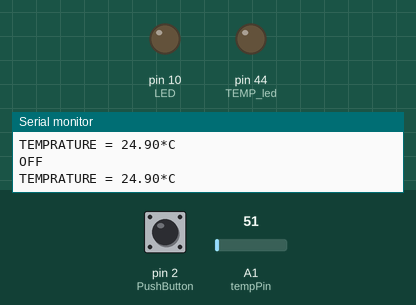
Simulated run of this sketch. Board: Arduino Mega 2560, built with avr-gcc and run on an emulated ATmega2560. Shown: output pins drawn as LEDs (lit = HIGH), the last lines printed to the serial monitor. The inputs (shaded band) are chosen by the test bench; at power-on: pin 2 (PushButton) HIGH, A1 (tempPin) = 51.

Above: at 1.8 s.
1.9 s: pin 2 (PushButton) pulled LOW for 1.2 s
At 2.5 s:
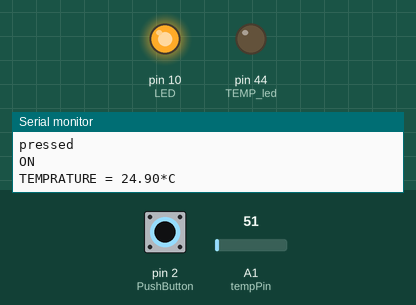
5.5 s: A1 (tempPin) set to 75
8.2 s: A1 (tempPin) set to 91
At 11.2 s:
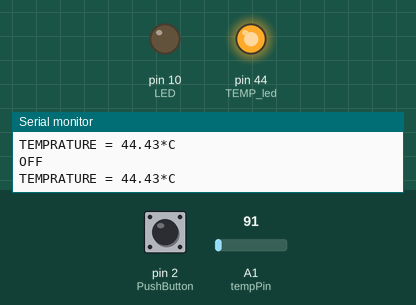
11.5 s: pin 2 (PushButton) pulled LOW for 1.2 s
At 12.8 s:
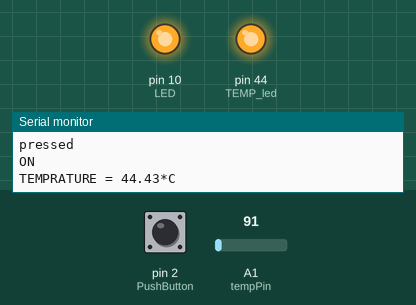
14.5 s: pin 2 (PushButton) pulled LOW for 3.2 s
At 18.8 s:
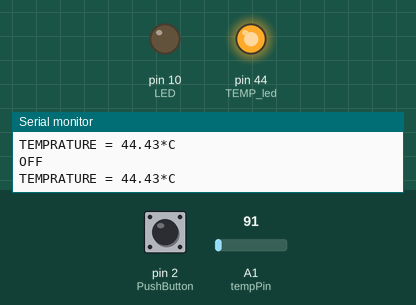
19.5 s: A1 (tempPin) set to 71
At 22.3 s:
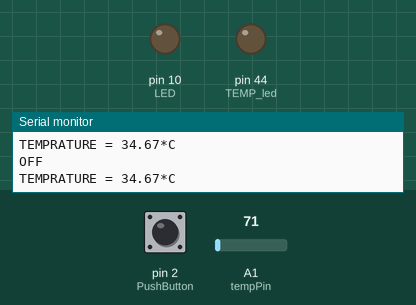
Timing chart, 0 to 23.5 s (numbered marks = the images above; inputs shaded):
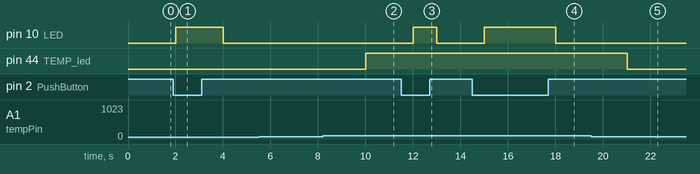

Measured:
- the behaviour switches between 81 and 82 on A1 (tempPin) (found by bisection; images 1 and 2)
- after the input at 1.9 s, pin 10 (LED): LOW → HIGH after 0.10 s, → LOW 2.0 s later
- after the input at 8.2 s, pin 44 (TEMP_led): LOW → HIGH after 1.8 s
- after the input at 11.5 s, pin 10 (LED): LOW → HIGH after 0.51 s, → LOW 1.0 s later
- after the input at 14.5 s, pin 10 (LED): LOW → HIGH after 0.51 s, → LOW 3.0 s later
- after the input at 19.5 s, pin 44 (TEMP_led): HIGH → LOW after 1.5 s

The sketch:

the_code.ino
```cpp
int LED =10;
int PushButton =2;
#define TEMP_led 44
int tempPin = 1;

void setup() {
  // put your setup code here, to run once:
 Serial.begin(9600);
 pinMode(PushButton, INPUT_PULLUP);// define pin two as input for push button
 pinMode(LED, OUTPUT);// defind pin 10 as output
   Serial.begin(9600);
   pinMode(TEMP_led, OUTPUT);

}

void loop() {
  // put your main code here, to run repeatedly:
   int pusshed = digitalRead(PushButton);// read pin 2 and put the result in the "pusshed" variable
  if(pusshed == LOW){
    Serial.println("pressed");
    while(pusshed)
    {}
    digitalWrite(LED, HIGH);// if pusheed is equal LOW, turn the pin 10 HIGH (give it 5v)
    Serial.println("ON");
  }else{
    digitalWrite(LED, LOW);// else set pin 10 to low or zero volt
    Serial.println("OFF");
  }
    //Rizk start
      int valTEMP=0;
      int TEMP_x = 0 ;
valTEMP = analogRead(tempPin);
// valTEMP = analogRead(A1);
 float mv = ( valTEMP/1024.0)*5000;
 float cel = mv/10;
 float farh = (cel*9)/5 + 32;
  Serial.print("TEMPRATURE = ");
  Serial.print(cel);
 Serial.print("*C");
 Serial.println();
 delay(1000);
if ( cel >= 40  )
{digitalWrite(TEMP_led, HIGH);
  TEMP_x = 1 ;
 }
else
{digitalWrite(TEMP_led, LOW);}


}
```
